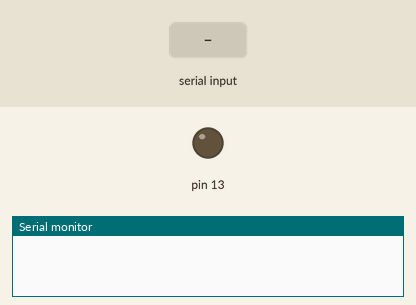
A sketch run on a simulated Arduino Uno, built with avr-gcc and run on an emulated ATmega328P. On the bench: output pins drawn as LEDs (lit = HIGH), the last lines printed to the serial monitor. The test bench sets the inputs (shaded band).

Above: at 1.2 s.
1.3 s: "1" received over Serial
At 2.2 s:
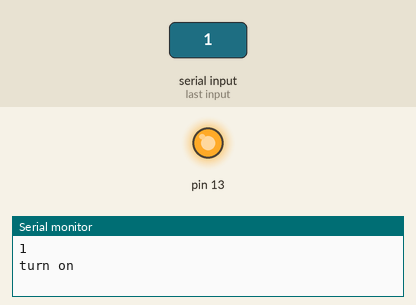
2.8 s: "0" received over Serial
At 3.3 s:
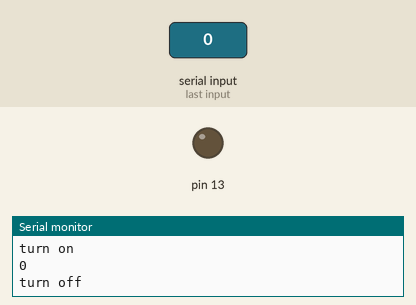
Timing chart, 0 to 5.8 s (numbered marks = the images above; inputs shaded):
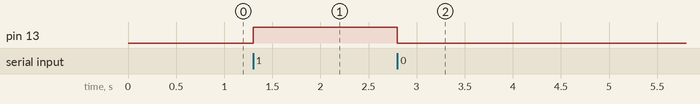

Measured:
- after the input at 1.3 s, pin 13: LOW → HIGH at once
- after the input at 2.8 s, pin 13: HIGH → LOW at once

The sketch:

0403_2.ino
```cpp
void setup() {
  Serial.begin(9600);    // bps : beat per second
  pinMode(13, OUTPUT);
}

void loop() {
  // Serial.println("hello");

  if (Serial.available()) {
    char c = Serial.read();
    Serial.println(c);

    if (c == '1') {
      digitalWrite(13, 1);
      Serial.println("turn on");
    }else if (c == '0'){
      digitalWrite(13, 0);
      Serial.println("turn off");
    }
  }
}
```
